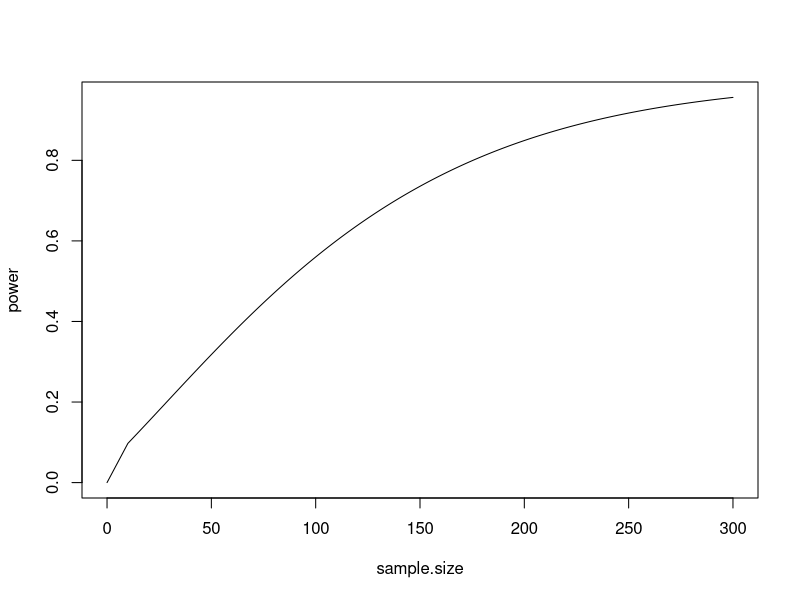

This chart was generated by the following R code:
## ---- chunk 1
#set the parameters
control.mean = 140
treatment.mean = 140
control.sigma = treatment.sigma = 10
control.n = treatment.n = 50

alpha = 0.05

#set seed
set.seed(2018)

#simulate data
control = rnorm(n = control.n, mean = control.mean, sd = control.sigma)
treatment = rnorm(n = treatment.n, mean = treatment.mean, sd = treatment.sigma)

#conduct the test

## ---- chunk 2
#calculate x bar and s for control


#calculate x bar and s for treatment

## ---- chunk 3
#set the parameters
control.mean = 140
treatment.mean = 138
control.sigma = treatment.sigma = 10
control.n = treatment.n = 25

alpha = 0.05

#set seed
set.seed(2018)

#simulate data
control = rnorm(n = control.n, mean = control.mean, sd = control.sigma)
treatment = rnorm(n = treatment.n, mean = treatment.mean, sd = treatment.sigma)

#conduct the test

## ---- chunk 4
#set parameters
control.mean = 140
treatment.mean = 138
control.sigma = treatment.sigma = 10
control.n = treatment.n = 25

alpha = 0.05
replicates = 1000

#set seed
set.seed(2018)

#create empty list
p.values = vector("numeric", replicates)

#run repeated t-tests and record p-values
for (k in 1:replicates){
  control = rnorm(n = control.n, mean = control.mean, sd = control.sigma)
  treatment = rnorm(n = treatment.n, mean = treatment.mean, sd = treatment.sigma)
  
  p.values[k] = t.test(control, treatment, alternative = "two.sided", mu = 0,
       conf.level = 1 - alpha)$p.val
}

reject = (p.values <= alpha)
table(reject)
## ---- chunk 5
#set parameters
min.n = 10
max.n = 300

sample.size.range = min.n:max.n

#create empty lists
power = vector("numeric", max.n - min.n + 1)
sample.size = vector("numeric", max.n - min.n + 1)

#calculate power
for (k in sample.size.range){
  sample.size[k] = k
  power[k] = power.t.test(n = k, delta = 3, sd = treatment.sigma, type = "two.sample",
               alternative = "two.sided", strict = TRUE)$power
}

#create plot
plot(power ~ sample.size, type = "l")
## ---- chunk 6
#set parameters
control.mean = 140
treatment.mean = 138
control.sigma = treatment.sigma = 10
control.n = treatment.n = 25

alpha = 0.05
replicates = 1000

#set seed
set.seed(2018)

#create empty list
p.values = vector("numeric", replicates)

#run repeated t-tests and record p-values
for (k in 1:replicates){
  control = rnorm(n = control.n, mean = control.mean, sd = control.sigma)
  treatment = rnorm(n = treatment.n, mean = treatment.mean, sd = treatment.sigma)
  
  p.values[k] = t.test(control, treatment, alternative = "two.sided", mu = 0,
       conf.level = 1 - alpha)$p.val
}

reject = (p.values <= alpha)
table(reject)
## ---- chunk 7
#set parameters
control.mean = 140
treatment.mean = 138
control.sigma = treatment.sigma = 10
control.n = treatment.n = 25

alpha = 0.05
replicates = 1000

#set seed
set.seed(2018)

#create empty list
p.values = vector("numeric", replicates)

#run repeated t-tests and record p-values
for (k in 1:replicates){
  control = rnorm(n = control.n, mean = control.mean, sd = control.sigma)
  treatment = rnorm(n = treatment.n, mean = treatment.mean, sd = treatment.sigma)
  
  p.values[k] = t.test(control, treatment, alternative = "two.sided", mu = 0,
       conf.level = 1 - alpha)$p.val
}

reject = (p.values <= alpha)
table(reject)
## ---- chunk 8
power.t.test(n = NULL, delta = 3, sd = 12, 
             sig.level = 0.05, power = .80,
             type = "two.sample",
             alternative = "two.sided")
## ---- chunk 9

## ---- chunk 10

